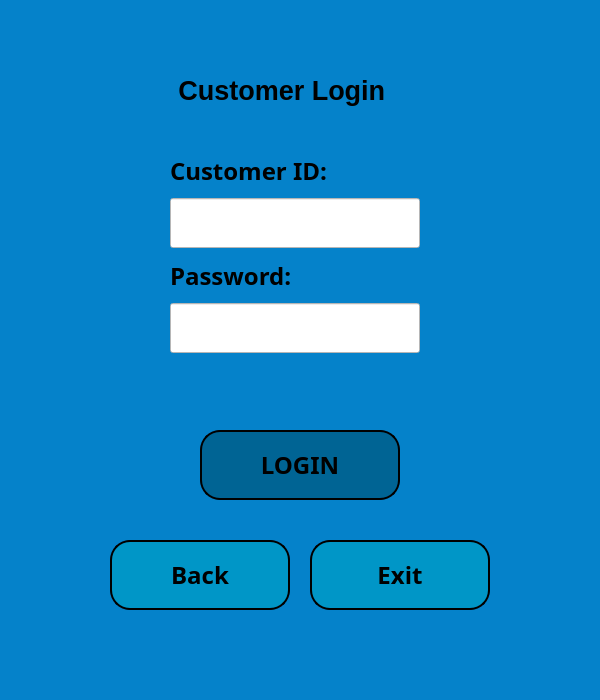
<?xml version="1.0" encoding="UTF-8"?>
<ui version="4.0">
 <class>customer_login_window</class>
 <widget class="QMainWindow" name="customer_login_window">
  <property name="geometry">
   <rect>
    <x>0</x>
    <y>0</y>
    <width>600</width>
    <height>700</height>
   </rect>
  </property>
  <property name="minimumSize">
   <size>
    <width>600</width>
    <height>700</height>
   </size>
  </property>
  <property name="maximumSize">
   <size>
    <width>600</width>
    <height>700</height>
   </size>
  </property>
  <property name="windowTitle">
   <string>Customer Login Window</string>
  </property>
  <property name="styleSheet">
   <string notr="true">background-color: rgb(5, 130, 202);</string>
  </property>
  <widget class="QWidget" name="centralwidget">
   <widget class="QLabel" name="csloginwdw_lbl_heading">
    <property name="geometry">
     <rect>
      <x>80</x>
      <y>60</y>
      <width>411</width>
      <height>61</height>
     </rect>
    </property>
    <property name="font">
     <font>
      <family>MS Shell Dlg 2</family>
      <pointsize>20</pointsize>
      <weight>75</weight>
      <bold>true</bold>
     </font>
    </property>
    <property name="text">
     <string>Customer Login </string>
    </property>
    <property name="alignment">
     <set>Qt::AlignCenter</set>
    </property>
   </widget>
   <widget class="QPushButton" name="csloginwdw_btn_login">
    <property name="geometry">
     <rect>
      <x>200</x>
      <y>430</y>
      <width>200</width>
      <height>70</height>
     </rect>
    </property>
    <property name="minimumSize">
     <size>
      <width>200</width>
      <height>70</height>
     </size>
    </property>
    <property name="maximumSize">
     <size>
      <width>200</width>
      <height>70</height>
     </size>
    </property>
    <property name="font">
     <font>
      <family>Bahnschrift SemiBold</family>
      <pointsize>18</pointsize>
      <weight>75</weight>
      <bold>true</bold>
     </font>
    </property>
    <property name="styleSheet">
     <string notr="true">QPushButton{
	background-color: rgb(0, 100, 148);

border:2px solid rgb(0, 150, 199);
border-radius:20px;
border-color:black;
}
QPushButton:hover {
     background-color: rgb(202, 240, 248);
     border:2px solid rgb(0, 150, 199);
}</string>
    </property>
    <property name="text">
     <string>LOGIN</string>
    </property>
   </widget>
   <widget class="QPushButton" name="csloginwdw_btn_returnmain">
    <property name="geometry">
     <rect>
      <x>110</x>
      <y>540</y>
      <width>180</width>
      <height>70</height>
     </rect>
    </property>
    <property name="minimumSize">
     <size>
      <width>180</width>
      <height>70</height>
     </size>
    </property>
    <property name="maximumSize">
     <size>
      <width>180</width>
      <height>70</height>
     </size>
    </property>
    <property name="font">
     <font>
      <family>Bahnschrift SemiBold</family>
      <pointsize>18</pointsize>
      <weight>75</weight>
      <bold>true</bold>
     </font>
    </property>
    <property name="styleSheet">
     <string notr="true">QPushButton {
background-color: rgb(0, 150, 199);
   border-color: rgb(66, 167, 255);
   border-bottom-color: rgb(255, 255, 255);
   border:2px solid rgb(202, 240, 248);
   border-radius:20px;
   border-color: black;
}

QPushButton:hover {
     background-color: rgb(202, 240, 248);
     border:2px solid rgb(202, 240, 248);
}
    
   </string>
    </property>
    <property name="text">
     <string>Back</string>
    </property>
   </widget>
   <widget class="QPushButton" name="csloginwdw_btn_exit">
    <property name="geometry">
     <rect>
      <x>310</x>
      <y>540</y>
      <width>180</width>
      <height>70</height>
     </rect>
    </property>
    <property name="minimumSize">
     <size>
      <width>180</width>
      <height>70</height>
     </size>
    </property>
    <property name="maximumSize">
     <size>
      <width>180</width>
      <height>70</height>
     </size>
    </property>
    <property name="font">
     <font>
      <family>Bahnschrift SemiBold</family>
      <pointsize>18</pointsize>
      <weight>75</weight>
      <bold>true</bold>
     </font>
    </property>
    <property name="styleSheet">
     <string notr="true">QPushButton {
background-color: rgb(0, 150, 199);
   border-color: rgb(66, 167, 255);
   border-bottom-color: rgb(255, 255, 255);
   border:2px solid rgb(202, 240, 248);
   border-radius:20px;
   border-color: black;
}

QPushButton:hover {
     background-color: rgb(202, 240, 248);
     border:2px solid rgb(202, 240, 248);
}
    
   </string>
    </property>
    <property name="text">
     <string>Exit</string>
    </property>
   </widget>
   <widget class="QWidget" name="layoutWidget">
    <property name="geometry">
     <rect>
      <x>170</x>
      <y>150</y>
      <width>252</width>
      <height>251</height>
     </rect>
    </property>
    <layout class="QVBoxLayout" name="verticalLayout">
     <item>
      <widget class="QLabel" name="csloginwdw_lbl_ADid">
       <property name="font">
        <font>
         <family>Bahnschrift SemiBold</family>
         <pointsize>18</pointsize>
         <weight>75</weight>
         <bold>true</bold>
        </font>
       </property>
       <property name="text">
        <string>Customer ID:</string>
       </property>
      </widget>
     </item>
     <item>
      <widget class="QLineEdit" name="csloginwdw_linedit_ADid">
       <property name="minimumSize">
        <size>
         <width>250</width>
         <height>50</height>
        </size>
       </property>
       <property name="maximumSize">
        <size>
         <width>250</width>
         <height>50</height>
        </size>
       </property>
       <property name="styleSheet">
        <string notr="true">background-color: rgb(255, 255, 255);</string>
       </property>
      </widget>
     </item>
     <item>
      <widget class="QLabel" name="csloginwdw_lbl_ADpassword">
       <property name="font">
        <font>
         <family>Bahnschrift SemiBold</family>
         <pointsize>18</pointsize>
         <weight>75</weight>
         <bold>true</bold>
        </font>
       </property>
       <property name="text">
        <string>Password:</string>
       </property>
      </widget>
     </item>
     <item>
      <widget class="QLineEdit" name="csloginwdw_linedit_ADpassword">
       <property name="minimumSize">
        <size>
         <width>250</width>
         <height>50</height>
        </size>
       </property>
       <property name="maximumSize">
        <size>
         <width>250</width>
         <height>50</height>
        </size>
       </property>
       <property name="styleSheet">
        <string notr="true">background-color: rgb(255, 255, 255);</string>
       </property>
       <property name="echoMode">
        <enum>QLineEdit::Password</enum>
       </property>
      </widget>
     </item>
     <item>
      <widget class="QLabel" name="csloginwdw_lbl_warning">
       <property name="styleSheet">
        <string notr="true">color: rgb(255, 38, 0);</string>
       </property>
       <property name="text">
        <string/>
       </property>
      </widget>
     </item>
    </layout>
   </widget>
  </widget>
  <widget class="QMenuBar" name="menubar">
   <property name="geometry">
    <rect>
     <x>0</x>
     <y>0</y>
     <width>600</width>
     <height>26</height>
    </rect>
   </property>
  </widget>
  <widget class="QStatusBar" name="statusbar"/>
 </widget>
 <resources/>
 <connections/>
</ui>
